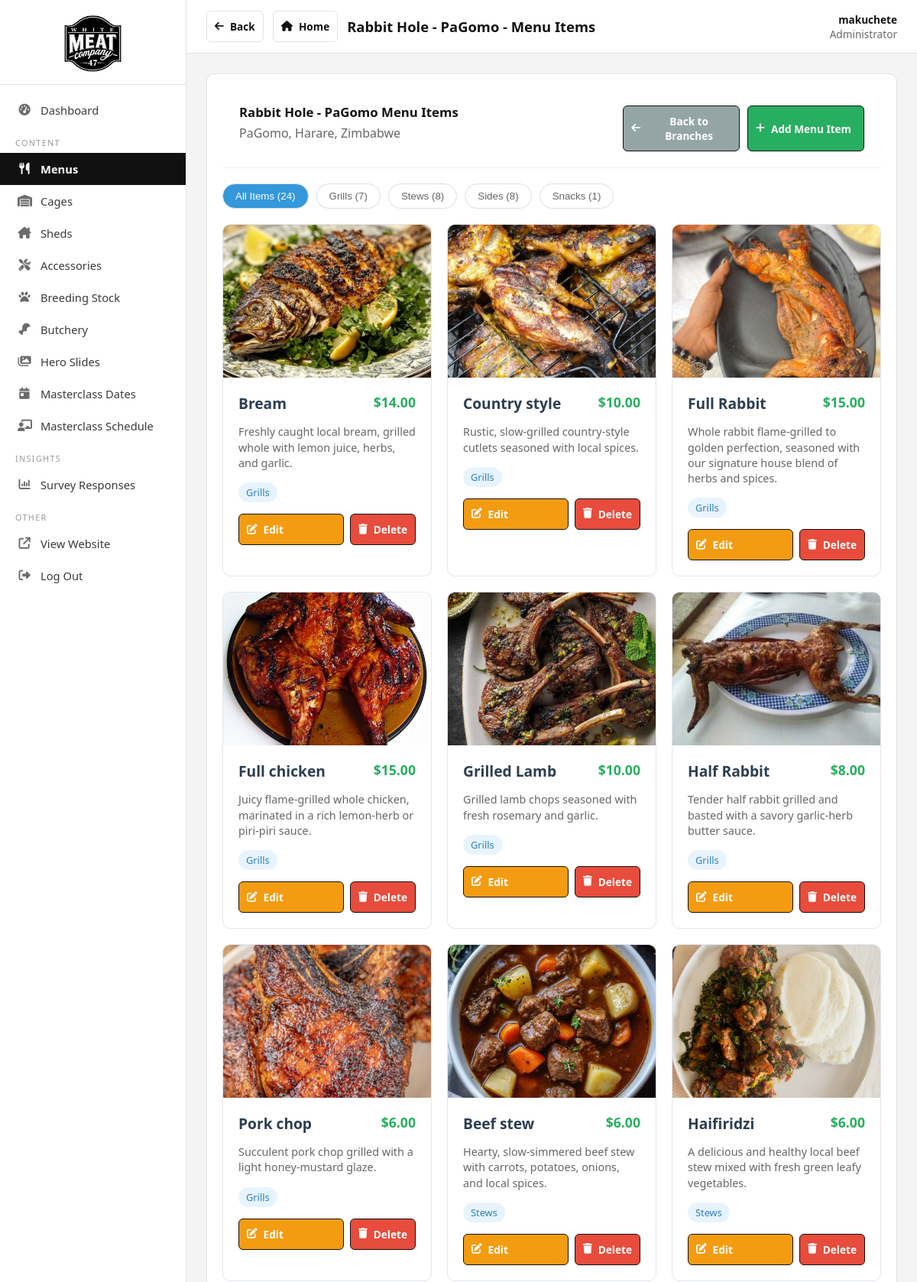
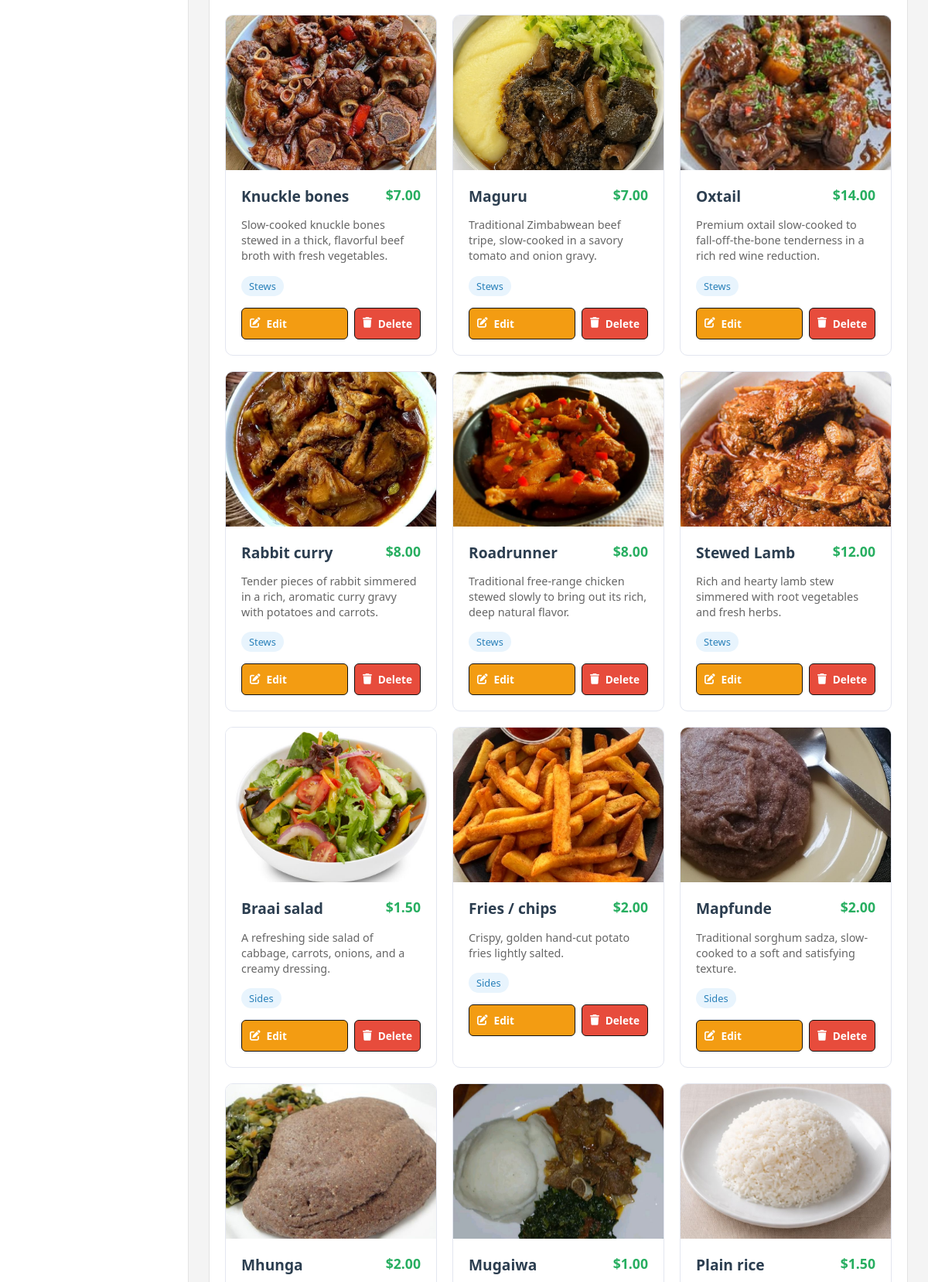
The app's page /dashboard/branch/2/menu/ (signed in, upper part) with its own data (2 pictures, top to bottom).
### frontend/models.py (models this page shows, shortened)
class RestaurantBranch(models.Model):
    name = models.CharField(max_length=100)
    slug = models.SlugField(unique=True)
    address = models.TextField()
    phone = models.CharField(max_length=20)
    email = models.EmailField()
    is_active = models.BooleanField(default=True)
    created_at = models.DateTimeField(auto_now_add=True)
    class Meta:
        verbose_name_plural = "Restaurant Branches"

class MenuCategory(models.Model):
    name = models.CharField(max_length=100)
    slug = models.SlugField(unique=True)
    description = models.TextField(blank=True)
    order = models.IntegerField(default=0)
    class Meta:
        verbose_name_plural = "Menu Categories"
        ordering = ['order', 'name']

class MenuItem(models.Model):
    branch = models.ForeignKey(RestaurantBranch, on_delete=models.CASCADE, related_name='menu_items')
    name = models.CharField(max_length=200)
    description = models.TextField()
    price = models.DecimalField(max_digits=8, decimal_places=2)
    category = models.ForeignKey(MenuCategory, on_delete=models.CASCADE)
    image = models.ImageField(upload_to='menu/', storage=get_menu_storage, blank=True, null=True, help_text="Upload menu item image")
    image_filename = models.CharField(max_length=200, blank=True, help_text="Alternative: Image filename in static/images/")
    is_available = models.BooleanField(default=True)
    is_featured = models.BooleanField(default=False)
    ingredients = models.TextField(blank=True, help_text="List of ingredients")
    allergens = models.TextField(blank=True, help_text="Allergen information")
    preparation_time = models.IntegerField(null=True, blank=True, help_text="Preparation time in minutes")
    calories = models.IntegerField(null=True, blank=True, help_text="Calories per serving")
    created_at = models.DateTimeField(auto_now_add=True)
    updated_at = models.DateTimeField(auto_now=True)
    class Meta:
        ordering = ['category', 'name']
        unique_together = ['branch', 'name']  # Prevent duplicate menu items per branch
    @property
    def image_url(self):
        if self.image:
            try:
                return self.image.url
            except Exception:
                pass
        elif self.image_filename:
            return f'/static/images/{self.image_filename}'
        return '/static/images/default-menu-item.jpg'

### frontend/views.py (the view)
# urls.py: path('dashboard/branch/<int:branch_id>/menu/', views.branch_menu_items, name='branch_menu_items'),
@login_required
def branch_menu_items(request, branch_id):
    branch = get_object_or_404(RestaurantBranch, id=branch_id, is_active=True)
    menu_items = MenuItem.objects.filter(branch=branch).select_related('category').order_by('category__order', 'name')
    categories = MenuCategory.objects.all().order_by('order')
    categories_with_counts = []
    for cat in categories:
        cat_count = menu_items.filter(category=cat).count()
        categories_with_counts.append({
            'name': cat.name,
            'slug': cat.slug,
            'count': cat_count,
        })
    context = {
        'branch': branch,
        'menu_items': menu_items,
        'categories': categories,
        'categories_with_counts': categories_with_counts,
    }
    return render(request, 'admin/branch_menu_items.html', context)

### frontend/context_processors.py (called while the page is built)
def admin_nav(request):
    if not request.path.startswith("/dashboard/"):
        return {}
    try:
        from .dashboard import _nav_sections
        return {"sections": _nav_sections()}
    except Exception:
        return {"sections": []}

def site_settings(request):
    try:
        settings_obj = SiteSettings.load()
    except Exception:
        settings_obj = SiteSettings()
    return {"site": settings_obj}

### frontend/dashboard.py (called while the page is built)
def _nav_sections():
    return [(slug, SECTIONS[slug]["label"], SECTIONS[slug]["icon"])
            for slug in SECTION_ORDER]

### frontend/models.py (called while the page is built)
    @classmethod
    def load(cls):
        obj, _ = cls.objects.get_or_create(pk=1)
        return obj

### templates/admin/branch_menu_items.html (shortened to what this page needs)
{% extends 'admin/base.html' %}
{% block page_title %}{{ branch.name }} - Menu Items{% endblock %}
{% block content %}
<div class="card">
    <div class="card-header">
        <div>
            <h2 class="card-title">{{ branch.name }} Menu Items</h2>
            <p class="branch-address">{{ branch.address }}</p>
        </div>
        <div class="header-actions">
            <a href="{% url 'branch_selection' %}" class="btn btn-secondary">
                <i class="fas fa-arrow-left"></i> Back to Branches
            </a>
            <a href="{% url 'add_menu_item' branch.id %}" class="btn btn-success">
                <i class="fas fa-plus"></i> Add Menu Item
            </a>
        </div>
    </div>
    {% if menu_items %}
    <div class="filter-buttons">
        <button class="filter-btn active" data-category="all">
            All Items ({{ menu_items.count }})
        </button>
        {% for cat_data in categories_with_counts %}
        <button class="filter-btn" data-category="{{ cat_data.slug }}">
            {{ cat_data.name }} ({{ cat_data.count }})
        </button>
        {% endfor %}
    </div>
    <div class="menu-grid">
        {% for item in menu_items %}
        <div class="menu-item-card" data-category="{{ item.category.slug }}">
            <div class="item-image">
                <img src="{{ item.image_url }}" alt="{{ item.name }}">
            </div>
            <div class="item-content">
                <div class="item-title">
                    <h3>{{ item.name }}</h3>
                    <span class="price">${{ item.price }}</span>
                </div>
                <p class="description">
                    {{ item.description|truncatewords:20 }}
                </p>
                <div class="meta-info">
                    <span class="badge badge-category">{{ item.category.name }}</span>
                </div>
                <div class="item-actions">
                    <a href="{% url 'edit_menu_item' branch.id item.id %}" class="btn btn-warning">
                        <i class="fas fa-edit"></i> Edit
                    </a>
                    <form action="{% url 'delete_menu_item' branch.id item.id %}" method="post" style="display:inline;">
                        <button type="submit" class="btn btn-danger" onclick="return confirm('Are you sure you want to delete this menu item?')">
                            <i class="fas fa-trash"></i> Delete
                        </button>
                    </form>
                </div>
            </div>
        </div>
        {% endfor %}
    </div>
    {% endif %}
</div>
{% endblock %}

### templates/admin/base.html (shortened to what this page needs)
<!DOCTYPE html>
{% load static %}
<html lang="en">
<head>
    <link rel="stylesheet" href="https://cdnjs.cloudflare.com/ajax/libs/font-awesome/6.4.0/css/all.min.css" />
</head>
<body>
<div class="admin-shell">
    <aside class="admin-sidebar" id="adminSidebar">
        <div class="admin-sidebar__brand">
            <img src="{% static 'images/logo.png' %}" alt="The White Meat Company">
        </div>
        <nav class="admin-sidebar__nav">
            {% url 'admin_dashboard' as u_dash %}
            <a href="{{ u_dash }}" class="{% if request.path == u_dash %}is-active{% endif %}"><i class="fas fa-gauge-high"></i> Dashboard</a>
            <div class="admin-sidebar__sep">Content</div>
            {% url 'branch_selection' as u_menus %}
            <a href="{{ u_menus }}" class="{% if '/menu' in request.path or request.path == u_menus %}is-active{% endif %}"><i class="fas fa-utensils"></i> Menus</a>
            {% for slug, label, icon in sections %}
            <a href="{% url 'content_list' section=slug %}"
               class="{% if section == slug %}is-active{% endif %}"><i class="fas {{ icon }}"></i> {{ label }}</a>
            {% endfor %}
            {% url 'edit_masterclass_schedule' as u_mc %}
            <a href="{{ u_mc }}" class="{% if request.path == u_mc %}is-active{% endif %}"><i class="fas fa-chalkboard-user"></i> Masterclass Schedule</a>
            <div class="admin-sidebar__sep">Insights</div>
            {% url 'how_hear_responses' as u_resp %}
            <a href="{{ u_resp }}" class="{% if request.path == u_resp %}is-active{% endif %}"><i class="fas fa-chart-column"></i> Survey Responses</a>
            <div class="admin-sidebar__sep">Other</div>
            <a href="{% url 'index' %}" target="_blank"><i class="fas fa-arrow-up-right-from-square"></i> View Website</a>
            <a href="{% url 'admin_logout' %}"><i class="fas fa-right-from-bracket"></i> Log Out</a>
        </nav>
    </aside>
    <div class="admin-main">
        <header class="admin-topbar">
            <div style="display:flex;align-items:center;gap:12px;min-width:0;">
                {% if request.path != u_dash %}
                <button type="button" class="btn btn--ghost btn--sm admin-navbtn" onclick="history.back()" title="Go back">
                    <i class="fas fa-arrow-left"></i><span class="admin-navbtn__label"> Back</span>
                </button>
                <a href="{{ u_dash }}" class="btn btn--ghost btn--sm admin-navbtn" title="Dashboard home">
                    <i class="fas fa-house"></i><span class="admin-navbtn__label"> Home</span>
                </a>
                {% endif %}
                <h1>{% block header_title %}{% block content_title %}{% block page_title %}Dashboard{% endblock %}{% endblock %}{% endblock %}</h1>
            </div>
            <div class="admin-topbar__user">
                <strong>{{ user.first_name|default:user.username }}</strong>
                Administrator
            </div>
        </header>
        <div class="admin-container">
            {% block content %}{% endblock %}
        </div>
    </div>
</div>
</body>
</html>

### templates/admin/base.html (style rules this page uses)
:root { --ink: #111111; --ink-soft: #3a3a3a; --muted: #6b6b6b; --line: #e3e3e3; --line-soft: #eeeeee; --bg: #f4f4f4; --hover: #f0f0f0; --sidebar-w: 244px; }
* { box-sizing: border-box; }
body { font-family: 'Segoe UI', Tahoma, Geneva, Verdana, sans-serif; background: var(--bg); margin: 0; color: var(--ink-soft); }
a { color: var(--ink); }
.admin-shell { display: flex; min-height: 100vh; }
.admin-sidebar { width: var(--sidebar-w); flex-shrink: 0; background: #ffffff; border-right: 1px solid var(--line); color: var(--ink-soft); display: flex; flex-direction: column; position: fixed; top: 0; bottom: 0; left: 0; z-index: 200; transition: transform .25s ease; }
.admin-sidebar__brand { display: flex; align-items: center; justify-content: center; padding: 20px 20px 16px; border-bottom: 1px solid var(--line); }
.admin-sidebar__brand img { height: 74px; width: auto; display: block; }
.admin-sidebar__nav { flex: 1; overflow-y: auto; padding: 12px 0 20px; }
.admin-sidebar__nav a { display: flex; align-items: center; gap: 12px; padding: 11px 20px; color: var(--ink-soft); text-decoration: none; font-size: .92rem; border-left: 3px solid transparent; transition: background .12s, color .12s, border-color .12s; }
.admin-sidebar__nav a i { width: 18px; text-align: center; font-size: .95rem; color: var(--muted); }
.admin-sidebar__nav a.is-active { background: var(--ink); color: #fff; border-left-color: var(--ink); font-weight: 600; }
.admin-sidebar__nav a.is-active i { color: #fff; }
.admin-sidebar__sep { margin: 14px 20px 6px; font-size: .68rem; letter-spacing: .12em; text-transform: uppercase; color: #9a9a9a; }
.admin-main { flex: 1; margin-left: var(--sidebar-w); min-width: 0; }
.admin-topbar { background: #fff; border-bottom: 1px solid var(--line); padding: 14px 26px; display: flex; align-items: center; justify-content: space-between; gap: 16px; position: sticky; top: 0; z-index: 100; }
.admin-topbar h1 { margin: 0; font-size: 1.15rem; font-weight: 700; color: var(--ink); white-space: nowrap; overflow: hidden; text-overflow: ellipsis; }
.admin-navbtn { flex-shrink: 0; }
.admin-topbar__user { font-size: .85rem; color: var(--muted); text-align: right; flex-shrink: 0; }
.admin-topbar__user strong { display: block; color: var(--ink); }
.admin-container { max-width: 1100px; margin: 0 auto; padding: 26px; }
.card { background: #fff; border: 1px solid var(--line); border-radius: 12px; overflow: hidden; }
.card-header { padding: 18px 22px; border-bottom: 1px solid var(--line-soft); display: flex; align-items: center; justify-content: space-between; gap: 12px; flex-wrap: wrap; }
.card-title, .card-header h2, .card-header h3 { margin: 0; font-size: 1.05rem; color: var(--ink); }
.btn { display: inline-flex; align-items: center; gap: 8px; padding: 10px 18px; background: var(--ink); color: #fff; text-decoration: none; border-radius: 8px; border: 1px solid var(--ink); cursor: pointer; font-size: .88rem; font-weight: 600; font-family: inherit; transition: background .15s, color .15s, transform .1s; }
.btn--ghost { background: #fff; color: var(--ink); border-color: var(--line); }
.btn--sm { padding: 6px 12px; font-size: .8rem; }

### records on screen
RestaurantBranch: name "Rabbit Hole - PaGomo", address "PaGomo, Harare, Zimbabwe"
MenuCategory: name "Grills"
MenuCategory: name "Stews"
MenuCategory: name "Sides"
MenuCategory: name "Snacks"
MenuItem: image_url (picture), name "Bream", price "14.00", description "Freshly caught local bream, grilled whole with lemon juice, herbs, and garlic.", category.name "Grills"
MenuItem: image_url (picture), name "Country style", price "10.00", description "Rustic, slow-grilled country-style cutlets seasoned with local spices.", category.name "Grills"
MenuItem: image_url (picture), name "Full Rabbit", price "15.00", description "Whole rabbit flame-grilled to golden perfection, seasoned with our signature house blend of herbs and spices.", category.name "Grills"
MenuItem: image_url (picture), name "Full chicken", price "15.00", description "Juicy flame-grilled whole chicken, marinated in a rich lemon-herb or piri-piri sauce.", category.name "Grills"
MenuItem: image_url (picture), name "Grilled Lamb", price "10.00", description "Grilled lamb chops seasoned with fresh rosemary and garlic.", category.name "Grills"
MenuItem: image_url (picture), name "Half Rabbit", price "8.00", description "Tender half rabbit grilled and basted with a savory garlic-herb butter sauce.", category.name "Grills"
MenuItem: image_url (picture), name "Pork chop", price "6.00", description "Succulent pork chop grilled with a light honey-mustard glaze.", category.name "Grills"
MenuItem: image_url (picture), name "Beef stew", price "6.00", description "Hearty, slow-simmered beef stew with carrots, potatoes, onions, and local spices.", category.name "Stews"
MenuItem: image_url (picture), name "Haifiridzi", price "6.00", description "A delicious and healthy local beef stew mixed with fresh green leafy vegetables.", category.name "Stews"
MenuItem: image_url (picture), name "Knuckle bones", price "7.00", description "Slow-cooked knuckle bones stewed in a thick, flavorful beef broth with fresh vegetables.", category.name "Stews"
MenuItem: image_url (picture), name "Maguru", price "7.00", description "Traditional Zimbabwean beef tripe, slow-cooked in a savory tomato and onion gravy.", category.name "Stews"
MenuItem: image_url (picture), name "Oxtail", price "14.00", description "Premium oxtail slow-cooked to fall-off-the-bone tenderness in a rich red wine reduction.", category.name "Stews"
MenuItem: image_url (picture), name "Rabbit curry", price "8.00", description "Tender pieces of rabbit simmered in a rich, aromatic curry gravy with potatoes and carrots.", category.name "Stews"
MenuItem: image_url (picture), name "Roadrunner", price "8.00", description "Traditional free-range chicken stewed slowly to bring out its rich, deep natural flavor.", category.name "Stews"
MenuItem: image_url (picture), name "Stewed Lamb", price "12.00", description "Rich and hearty lamb stew simmered with root vegetables and fresh herbs.", category.name "Stews"
MenuItem: image_url (picture), name "Braai salad", price "1.50", description "A refreshing side salad of cabbage, carrots, onions, and a creamy dressing.", category.name "Sides"
MenuItem: image_url (picture), name "Fries / chips", price "2.00", description "Crispy, golden hand-cut potato fries lightly salted.", category.name "Sides"
MenuItem: image_url (picture), name "Mapfunde", price "2.00", description "Traditional sorghum sadza, slow-cooked to a soft and satisfying texture.", category.name "Sides"
MenuItem: image_url (picture), name "Mhunga", price "2.00"
MenuItem: image_url (picture), name "Mugaiwa", price "1.00"
MenuItem: image_url (picture), name "Plain rice", price "1.50"

### other values on screen
{{ label }} "Cages" "Sheds" "Accessories" "Breeding Stock" "Butchery" "Hero Slides" "Masterclass Dates"
{{ user.first_name|default:user.username }} "makuchete"
{{ menu_items.count }} "24"
{{ cat_data.count }} "7" "8" "8" "1"
